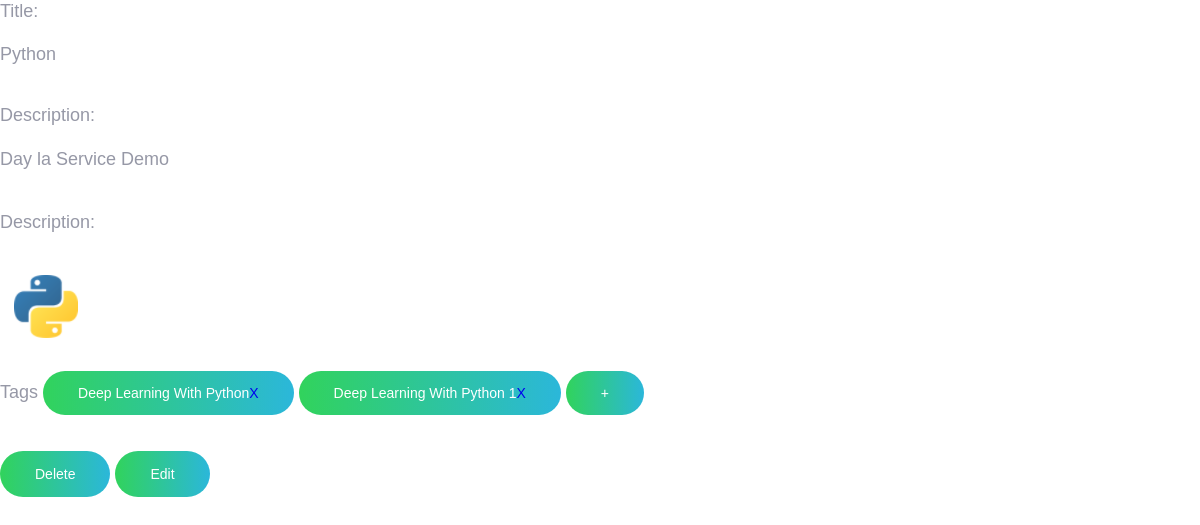
Screenshot of /topic/detail/2 with the database file from the repository.
### documentsite/models.py (models this page shows, shortened)
class Topic(models.Model):
    title = models.CharField(max_length=300)
    description = models.CharField(max_length=800)
    image = models.ImageField(upload_to='images')
    is_active = models.BooleanField(default=True, null=True, blank=True)

class Document(models.Model):
    TYPE_CHOICES = (
        ('Vd', 'Video'),
        ('Ebook', 'Ebook'),
        ('Audio', 'Audio'),
    )
    title = models.CharField(max_length=300)
    description = models.CharField(max_length=800)
    is_active = models.BooleanField(default=True, null=True, blank=True)
    createDate = models.DateTimeField(auto_now_add=True, null=True, blank=True)
    editDate = models.DateTimeField(auto_now=True, null=True, blank=True)
    link = models.FileField(upload_to='resources')
    image = models.ImageField(upload_to='images')
    type = models.CharField(choices=TYPE_CHOICES, max_length=10)

### documentsite/views.py (the view)
# urls.py: path('topic/detail/<id>', TopicView.detail),
    def detail(request, id):
        topic = Topic.objects.get(id=id)
        lstopicdocument = TopicDocument.objects.filter(idTopic=id)
        if lstopicdocument is not None:
            listDocument = []
            for topicDocument in lstopicdocument:
                idDoc = topicDocument.idDocument
                if idDoc != None:
                    document = Document.objects.get(id=idDoc.id, is_active=True)
                    listDocument.append(document)
        return render(request, 'topics/detail.html', {'document': listDocument, 'topic': topic})

### documentsite/templates/topics/detail.html (shortened to what this page needs)
{% extends 'admin.html' %}
{% block content %}
<form method="post"  enctype="multipart/form-data">
     <label for="title">Title: </label>
    <p id="title" name="title">{{ topic.title }} </p>
     <label for="description">Description: </label>
    <p id="description" name="description" >{{ topic.description }}</p>
     <p for="description">Description: </p>
    <img src="{{ topic.image.url }}" alt="">
 <p>Tags {% for item in document %}
        <button class="button"> {{ item.title}}<a href="#" >X</a></button>
    {% endfor %}
        <button class="button">+</button>
    </p>
    <a href="/topic/delete/{{ topic.id }}" class="button">Delete</a>
    <a href="/topic/edit/{{ topic.id }}" class="button">Edit</a>
</form>
{% endblock %}

### static/css/style.css (style rules this page uses)
html { font-size: 100%; box-sizing: border-box; }
*, *::before, *::after { box-sizing: inherit; }
body { margin: 0; padding: 0; font-family: "Public Sans", sans-serif; font-size: 0.875rem; font-weight: 300; color: #9698a6; line-height: 1.3; overflow-x: hidden; }
@media (min-width: 64em) { body { font-size: 1.125rem; } }
p { line-height: 1.5; margin-bottom: 2.25rem; }
a, a:visited, a:hover { text-decoration: none; }
button, .button { position: relative; display: inline-block; padding: 0.875rem 2.1875rem; background-image: linear-gradient(to right, #31d35c, #2bb7da); border: 0; border-radius: 50px; cursor: pointer; color: white; font-weight: 400; font-size: 0.875rem; transition: opacity 300ms ease-in-out; overflow: hidden; }
button::before, .button::before { content: ""; position: absolute; top: 0; right: 0; bottom: 0; left: 0; background-color: rgba(255, 255, 255, 0.25); opacity: 0; transition: opacity 150ms ease-in-out; }

### rows the page displays
Topic: title "Python", description "Day la Service Demo", image (picture)
Document: title "Deep Learning With Python"
Document: title "Deep Learning With Python 1"
